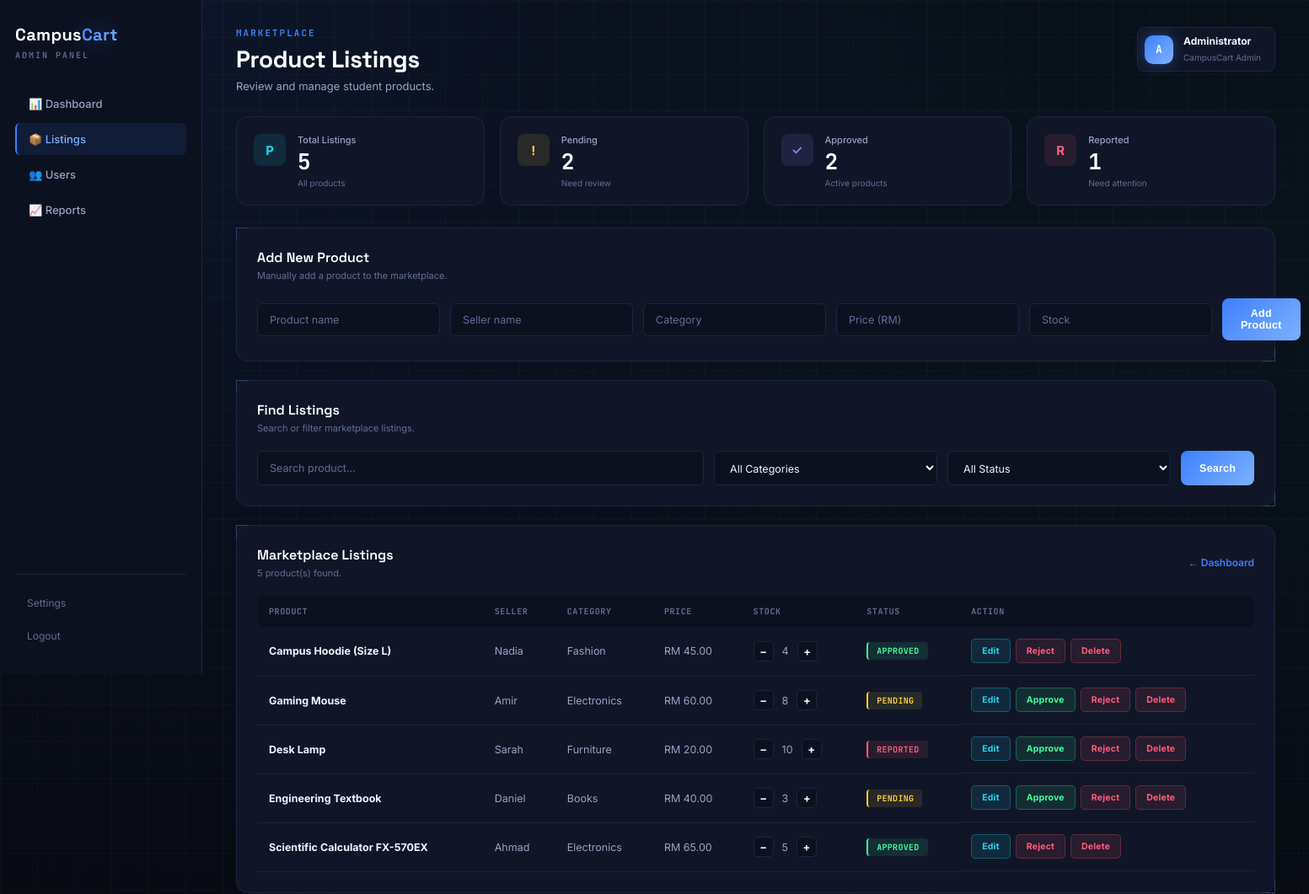
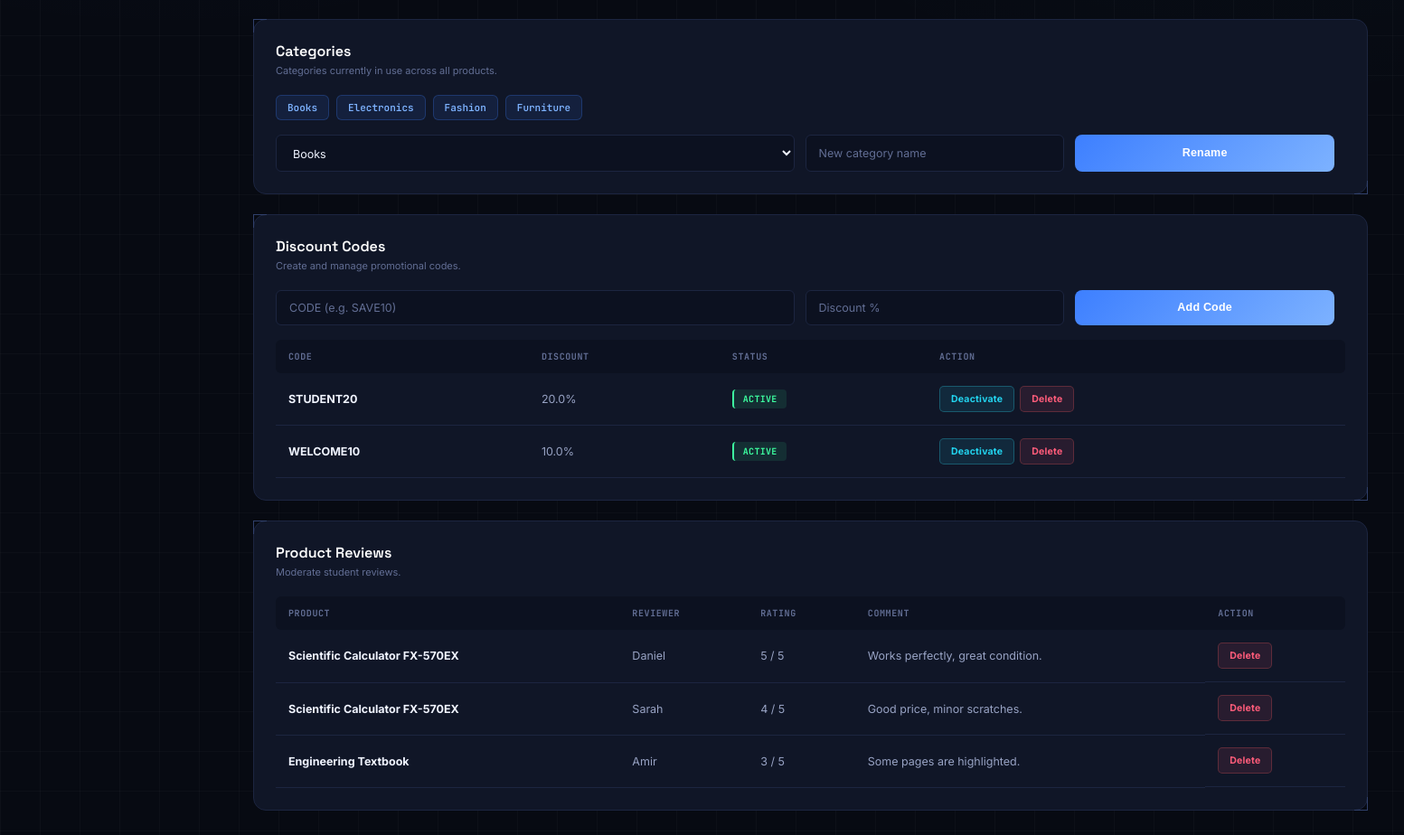
The app's page /listings (signed in) with its own data (2 pictures, top to bottom).
### tables this page shows
CREATE TABLE products (
        id INTEGER PRIMARY KEY AUTOINCREMENT,
        name TEXT NOT NULL,
        seller TEXT NOT NULL,
        category TEXT NOT NULL,
        price REAL NOT NULL,
        stock INTEGER NOT NULL,
        status TEXT NOT NULL DEFAULT 'Pending'
    );

CREATE TABLE discount_codes (
        id INTEGER PRIMARY KEY AUTOINCREMENT,
        code TEXT UNIQUE NOT NULL,
        discount_percent REAL NOT NULL,
        active INTEGER NOT NULL DEFAULT 1
    );

CREATE TABLE reviews (
        id INTEGER PRIMARY KEY AUTOINCREMENT,
        product_id INTEGER NOT NULL,
        reviewer TEXT NOT NULL,
        rating INTEGER NOT NULL,
        comment TEXT,
        review_date TIMESTAMP DEFAULT CURRENT_TIMESTAMP
    );

### app.py (the view)
@app.route("/listings")
@admin_required
def listings():
    category = request.args.get("category", "all")
    status = request.args.get("status", "all")
    search = request.args.get("search", "")
    edit_id = request.args.get("edit", type=int)
    all_products = admin.get_all_products()
    listing_stats = {
        "total": len(all_products),
        "pending": len([p for p in all_products if p["status"] == "Pending"]),
        "approved": len([p for p in all_products if p["status"] == "Approved"]),
        "reported": len([p for p in all_products if p["status"] == "Reported"]),
    }
    return render_template(
        "listings.html",
        products=admin.get_all_products(category, status, search),
        categories=admin.get_all_categories(),
        discount_codes=admin.get_all_discount_codes(),
        reviews=admin.get_all_reviews(),
        selected_category=category,
        selected_status=status,
        search=search,
        edit_product=admin.get_product(edit_id) if edit_id else None,
        listing_stats=listing_stats,
    )

### admin_functions.py (called while the page is built)
def get_all_products(category=None, status=None, search=None):
    connection = get_connection()
    cursor = connection.cursor()
    query = "SELECT * FROM products WHERE 1=1"
    params = []
    if category and category.lower() != "all":
        query += " AND LOWER(category) = LOWER(?)"
        params.append(category)
    if status and status.lower() != "all":
        query += " AND LOWER(status) = LOWER(?)"
        params.append(status)
    if search:
        query += " AND LOWER(name) LIKE LOWER(?)"
        params.append(f"%{search}%")
    query += " ORDER BY id DESC"
    cursor.execute(query, params)
    products = [dict(row) for row in cursor.fetchall()]
    connection.close()
    return products

def get_all_categories():
    connection = get_connection()
    cursor = connection.cursor()
    cursor.execute("SELECT DISTINCT category FROM products ORDER BY category ASC")
    categories = [row["category"] for row in cursor.fetchall()]
    connection.close()
    return categories

def get_all_discount_codes():
    connection = get_connection()
    cursor = connection.cursor()
    cursor.execute("SELECT * FROM discount_codes ORDER BY id DESC")
    codes = [dict(row) for row in cursor.fetchall()]
    connection.close()
    return codes

def get_all_reviews():
    connection = get_connection()
    cursor = connection.cursor()
    cursor.execute("""
        SELECT reviews.*, products.name AS product_name
        FROM reviews
        LEFT JOIN products ON products.id = reviews.product_id
        ORDER BY reviews.review_date DESC
    """)
    reviews = [dict(row) for row in cursor.fetchall()]
    connection.close()
    return reviews

### app.py (called while the page is built)
def admin_required(view):
    @wraps(view)
    def wrapped(*args, **kwargs):
        if session.get('role') != 'admin':
            return redirect(url_for('admin_login'))
        return view(*args, **kwargs)
    return wrapped

### database.py (called while the page is built)
def get_connection():
    connection = sqlite3.connect(DATABASE)
    connection.row_factory = sqlite3.Row
    return connection

### templates/listings.html (shortened to what this page needs)
<!DOCTYPE html>
<html lang="en">
<head>
    <link rel="stylesheet" href="{{ url_for('static', filename='admin.css') }}">
</head>
<body>
<aside class="sidebar">
    <h2>Campus<span>Cart</span></h2>
    <p class="admin-label">ADMIN PANEL</p>
    <nav>
        <a href="{{ url_for('dashboard') }}">📊 Dashboard</a>
        <a href="{{ url_for('listings') }}" class="active">📦 Listings</a>
        <a href="{{ url_for('users') }}">👥 Users</a>
        <a href="{{ url_for('reports') }}">📈 Reports</a>
    </nav>
    <div class="sidebar-bottom">
        <a href="#">Settings</a>
        <a href="{{ url_for('logout') }}">Logout</a>
    </div>
</aside>
<main class="main">
    <header>
        <div>
            <p class="small-title">MARKETPLACE</p>
            <h1>Product Listings</h1>
            <p class="subtitle">
                Review and manage student products.
            </p>
        </div>
        <div class="admin-user">
            <div class="avatar">A</div>
            <div>
                <strong>Administrator</strong>
                <small>CampusCart Admin</small>
            </div>
        </div>
    </header>
    <section class="stats">
        <div class="card">
            <span class="icon blue">P</span>
            <div>
                <p>Total Listings</p>
                <h2>{{ listing_stats.total }}</h2>
                <small>All products</small>
            </div>
        </div>
        <div class="card">
            <span class="icon orange">!</span>
            <div>
                <p>Pending</p>
                <h2>{{ listing_stats.pending }}</h2>
                <small>Need review</small>
            </div>
        </div>
        <div class="card">
            <span class="icon purple">&#10003;</span>
            <div>
                <p>Approved</p>
                <h2>{{ listing_stats.approved }}</h2>
                <small>Active products</small>
            </div>
        </div>
        <div class="card">
            <span class="icon red">R</span>
            <div>
                <p>Reported</p>
                <h2>{{ listing_stats.reported }}</h2>
                <small>Need attention</small>
            </div>
        </div>
    </section>
    <section class="panel">
        <div class="panel-title">
            <div>
                {% if edit_product %}
                    <h3>Edit Product</h3>
                    <p>Update "{{ edit_product.name }}".</p>
                {% else %}
                    <h3>Add New Product</h3>
                    <p>Manually add a product to the marketplace.</p>
                {% endif %}
            </div>
        </div>
        <form
            method="POST"
            action="{% if edit_product %}{{ url_for('edit_product', product_id=edit_product.id) }}{% else %}{{ url_for('add_product') }}{% endif %}"
            class="form-grid"
        >
            <input type="text" name="name" placeholder="Product name" required
                   value="{{ edit_product.name if edit_product else '' }}">
            <input type="text" name="seller" placeholder="Seller name" required
                   value="{{ edit_product.seller if edit_product else '' }}">
            <input type="text" name="category" placeholder="Category" required
                   value="{{ edit_product.category if edit_product else '' }}">
            <input type="number" step="0.01" name="price" placeholder="Price (RM)" required
                   value="{{ edit_product.price if edit_product else '' }}">
            <input type="number" name="stock" placeholder="Stock" required
                   value="{{ edit_product.stock if edit_product else '' }}">
            <button type="submit" class="filters-button">
                {% if edit_product %}Save Changes{% else %}Add Product{% endif %}
            </button>
        </form>
    </section>
    <section class="panel">
        <div class="panel-title">
            <div>
                <h3>Find Listings</h3>
                <p>Search or filter marketplace listings.</p>
            </div>
        </div>
        <form method="GET" action="{{ url_for('listings') }}" class="filters">
            <input
                type="text"
                name="search"
                placeholder="Search product..."
                value="{{ search }}"
            >
            <select name="category">
                <option value="all" {% if selected_category == 'all' %}selected{% endif %}>All Categories</option>
            </select>
            <select name="status">
                <option value="all" {% if selected_status == 'all' %}selected{% endif %}>All Status</option>
            </select>
            <button type="submit">Search</button>
        </form>
    </section>
    <section class="panel">
        <div class="panel-title">
            <div>
                <h3>Marketplace Listings</h3>
                <p>{{ products|length }} product(s) found.</p>
            </div>
            <a href="{{ url_for('dashboard') }}" class="view-all">
                ← Dashboard
            </a>
        </div>
        <div class="table-container">
            <table>
                <thead>
                    <tr>
                        <th>Product</th>
                        <th>Seller</th>
                        <th>Category</th>
                        <th>Price</th>
                        <th>Stock</th>
                        <th>Status</th>
                        <th>Action</th>
                    </tr>
                </thead>
                <tbody>
                    {% for product in products %}
                    <tr>
                        <td>
                            <strong>{{ product.name }}</strong>
                        </td>
                        <td>{{ product.seller }}</td>
                        <td>{{ product.category }}</td>
                        <td>RM {{ "%.2f"|format(product.price) }}</td>
                        <td>
                            <div class="stock-cell">
                                <a href="{{ url_for('adjust_product_stock', product_id=product.id, action='decrease') }}" class="stock-btn">−</a>
                                <span>{{ product.stock }}</span>
                                <a href="{{ url_for('adjust_product_stock', product_id=product.id, action='increase') }}" class="stock-btn">+</a>
                            </div>
                        </td>
                        <td>
                            <span class="status {{ product.status|lower }}">
                                {{ product.status }}
                            </span>
                        </td>
                        <td class="action-cell">
                            <a href="{{ url_for('listings', edit=product.id) }}" class="view-btn">
                                Edit
                            </a>
                            {% if product.status != 'Approved' %}
                            <a href="{{ url_for('change_product_status', product_id=product.id, status='Approved') }}" class="approve-btn">
                                Approve
                            </a>
                            {% endif %}
                            {% if product.status != 'Rejected' %}
                            <a href="{{ url_for('change_product_status', product_id=product.id, status='Rejected') }}" class="reject-btn">
                                Reject
                            </a>
                            {% endif %}
                            <a href="{{ url_for('delete_product', product_id=product.id) }}" class="reject-btn"
                               onclick="return confirm('Delete this product?');">
                                Delete
                            </a>
                        </td>
                    </tr>
                    {% else %}
                    <tr>
                        <td colspan="7">No products match your filters.</td>
                    </tr>
                    {% endfor %}
                </tbody>
            </table>
        </div>
    </section>
    <section class="panel">
        <div class="panel-title">
            <div>
                <h3>Categories</h3>
                <p>Categories currently in use across all products.</p>
            </div>
        </div>
        <div class="category-tags">
            {% for cat in categories %}
            <span class="category-tag">{{ cat }}</span>
            {% else %}
            <span>No categories yet.</span>
            {% endfor %}
        </div>
        <form method="POST" action="{{ url_for('rename_category') }}" class="filters" style="margin-top: 16px;">
            <select name="old_name">
                {% for cat in categories %}
                <option value="{{ cat }}">{{ cat }}</option>
                {% endfor %}
            </select>
            <input type="text" name="new_name" placeholder="New category name" required>
            <button type="submit">Rename</button>
        </form>
    </section>
    <section class="panel">
        <div class="panel-title">
            <div>
                <h3>Discount Codes</h3>
                <p>Create and manage promotional codes.</p>
            </div>
        </div>
        <form method="POST" action="{{ url_for('add_discount') }}" class="filters">
            <input type="text" name="code" placeholder="CODE (e.g. SAVE10)" required>
            <input type="number" step="0.01" name="discount_percent" placeholder="Discount %" required>
            <button type="submit">Add Code</button>
        </form>
        <div class="table-container" style="margin-top: 16px;">
            <table>
                <thead>
                    <tr>
                        <th>Code</th>
                        <th>Discount</th>
                        <th>Status</th>
                        <th>Action</th>
                    </tr>
                </thead>
                <tbody>
                    {% for d in discount_codes %}
                    <tr>
                        <td><strong>{{ d.code }}</strong></td>
                        <td>{{ d.discount_percent }}%</td>
                        <td>
                            <span class="status {{ 'approved' if d.active else 'reported' }}">
                                {{ 'Active' if d.active else 'Inactive' }}
                            </span>
                        </td>
                        <td class="action-cell">
                            <a href="{{ url_for('toggle_discount', discount_id=d.id) }}" class="view-btn">
                                {{ 'Deactivate' if d.active else 'Activate' }}
                            </a>
                            <a href="{{ url_for('delete_discount', discount_id=d.id) }}" class="reject-btn"
                               onclick="return confirm('Delete this code?');">
                                Delete
                            </a>
                        </td>
                    </tr>
                    {% else %}
                    <tr><td colspan="4">No discount codes yet.</td></tr>
                    {% endfor %}
                </tbody>
            </table>
        </div>
    </section>
    <section class="panel">
        <div class="panel-title">
            <div>
                <h3>Product Reviews</h3>
                <p>Moderate student reviews.</p>
            </div>
        </div>
        <div class="table-container">
            <table>
                <thead>
                    <tr>
                        <th>Product</th>
                        <th>Reviewer</th>
                        <th>Rating</th>
                        <th>Comment</th>
                        <th>Action</th>
                    </tr>
                </thead>
                <tbody>
                    {% for r in reviews %}
                    <tr>
                        <td><strong>{{ r.product_name or 'Deleted product' }}</strong></td>
                        <td>{{ r.reviewer }}</td>
                        <td>{{ r.rating }} / 5</td>
                        <td>{{ r.comment }}</td>
                        <td class="action-cell">
                            <a href="{{ url_for('delete_review', review_id=r.id) }}" class="reject-btn"
                               onclick="return confirm('Delete this review?');">
                                Delete
                            </a>
                        </td>
                    </tr>
                    {% else %}
                    <tr><td colspan="5">No reviews yet.</td></tr>
                    {% endfor %}
                </tbody>
            </table>
        </div>
    </section>
</main>
</body>
</html>

### records on screen
products: name "Campus Hoodie (Size L)", seller "Nadia", category "Fashion", price "45.00", stock "4", status "APPROVED"
products: name "Gaming Mouse", seller "Amir", category "Electronics", price "60.00", stock "8", status "PENDING"
products: name "Desk Lamp", seller "Sarah", category "Furniture", price "20.00", stock "10", status "REPORTED"
products: name "Engineering Textbook", seller "Daniel", category "Books", price "40.00", stock "3", status "PENDING"
products: name "Scientific Calculator FX-570EX", seller "Ahmad", category "Electronics", price "65.00", stock "5", status "APPROVED"
discount_codes: code "STUDENT20", discount_percent "20.0", active "ACTIVE", active "Deactivate"
discount_codes: code "WELCOME10", discount_percent "10.0", active "ACTIVE", active "Deactivate"
reviews: name "Scientific Calculator FX-570EX", reviewer "Daniel", rating "5", comment "Works perfectly, great condition."
reviews: name "Scientific Calculator FX-570EX", reviewer "Sarah", rating "4", comment "Good price, minor scratches."
reviews: name "Engineering Textbook", reviewer "Amir", rating "3", comment "Some pages are highlighted."

### other values on screen
{{ listing_stats.total }} "5"
{{ listing_stats.pending }} "2"
{{ listing_stats.approved }} "2"
{{ listing_stats.reported }} "1"
{{ products|length }} "5"
{{ cat }} "Books" "Electronics" "Fashion" "Furniture"
form field old_name "Books"
